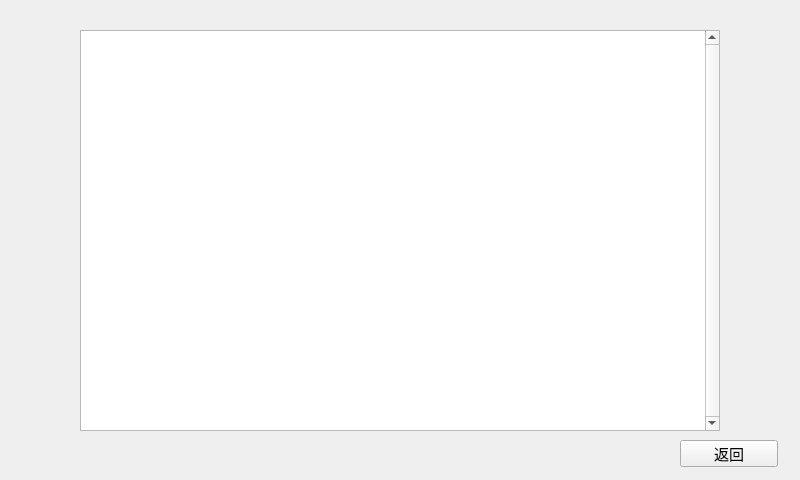
<?xml version="1.0" encoding="UTF-8"?>
<ui version="4.0">
 <class>WeatherWidget</class>
 <widget class="QWidget" name="WeatherWidget">
  <property name="geometry">
   <rect>
    <x>0</x>
    <y>0</y>
    <width>800</width>
    <height>480</height>
   </rect>
  </property>
  <property name="windowTitle">
   <string>Form</string>
  </property>
  <widget class="QStackedWidget" name="stackedWidget">
   <property name="geometry">
    <rect>
     <x>0</x>
     <y>0</y>
     <width>800</width>
     <height>480</height>
    </rect>
   </property>
   <property name="font">
    <font>
     <pointsize>24</pointsize>
    </font>
   </property>
   <property name="styleSheet">
    <string notr="true">#page_2{background-image: url(:/new/prefix1/res/weather-sensor/weather-background.png);}</string>
   </property>
   <property name="currentIndex">
    <number>1</number>
   </property>
   <widget class="QWidget" name="page">
    <property name="styleSheet">
     <string notr="true">#page{background-image:url(:/new/prefix1/res/weather-sensor/weather-background.png);}</string>
    </property>
    <widget class="QPushButton" name="pushButton_Query">
     <property name="geometry">
      <rect>
       <x>360</x>
       <y>350</y>
       <width>100</width>
       <height>100</height>
      </rect>
     </property>
     <property name="font">
      <font>
       <pointsize>11</pointsize>
      </font>
     </property>
     <property name="focusPolicy">
      <enum>Qt::NoFocus</enum>
     </property>
     <property name="styleSheet">
      <string notr="true">border-image: url(:/new/prefix1/res/weather-sensor/query1.png);</string>
     </property>
     <property name="text">
      <string/>
     </property>
    </widget>
    <widget class="QPushButton" name="pushButton_Save">
     <property name="geometry">
      <rect>
       <x>76</x>
       <y>350</y>
       <width>100</width>
       <height>100</height>
      </rect>
     </property>
     <property name="font">
      <font>
       <pointsize>11</pointsize>
      </font>
     </property>
     <property name="focusPolicy">
      <enum>Qt::NoFocus</enum>
     </property>
     <property name="styleSheet">
      <string notr="true">border-image: url(:/new/prefix1/res/weather-sensor/save1.png);</string>
     </property>
     <property name="text">
      <string/>
     </property>
    </widget>
    <widget class="QLabel" name="label">
     <property name="geometry">
      <rect>
       <x>40</x>
       <y>80</y>
       <width>200</width>
       <height>200</height>
      </rect>
     </property>
     <property name="styleSheet">
      <string notr="true"/>
     </property>
     <property name="text">
      <string/>
     </property>
    </widget>
    <widget class="QLabel" name="label_time">
     <property name="geometry">
      <rect>
       <x>20</x>
       <y>20</y>
       <width>561</width>
       <height>51</height>
      </rect>
     </property>
     <property name="styleSheet">
      <string notr="true">font: 24pt &quot;AR PL UKai CN&quot;;
color: rgb(255, 255, 255);</string>
     </property>
     <property name="text">
      <string>未获取当前时间</string>
     </property>
    </widget>
    <widget class="QLabel" name="label_rs">
     <property name="geometry">
      <rect>
       <x>370</x>
       <y>210</y>
       <width>41</width>
       <height>29</height>
      </rect>
     </property>
     <property name="font">
      <font>
       <pointsize>18</pointsize>
      </font>
     </property>
     <property name="styleSheet">
      <string notr="true">color: rgb(255, 255, 255);</string>
     </property>
     <property name="text">
      <string/>
     </property>
     <property name="textFormat">
      <enum>Qt::AutoText</enum>
     </property>
    </widget>
    <widget class="QLabel" name="label_2">
     <property name="geometry">
      <rect>
       <x>430</x>
       <y>120</y>
       <width>72</width>
       <height>76</height>
      </rect>
     </property>
     <property name="font">
      <font>
       <pointsize>48</pointsize>
      </font>
     </property>
     <property name="styleSheet">
      <string notr="true">color: rgb(255, 255, 255);</string>
     </property>
     <property name="text">
      <string>℃</string>
     </property>
    </widget>
    <widget class="QLabel" name="label_4">
     <property name="geometry">
      <rect>
       <x>79</x>
       <y>301</y>
       <width>45</width>
       <height>18</height>
      </rect>
     </property>
     <property name="styleSheet">
      <string notr="true">color: rgb(255, 255, 255);</string>
     </property>
     <property name="text">
      <string>气压:</string>
     </property>
    </widget>
    <widget class="QLabel" name="label_aipr">
     <property name="geometry">
      <rect>
       <x>130</x>
       <y>301</y>
       <width>61</width>
       <height>18</height>
      </rect>
     </property>
     <property name="styleSheet">
      <string notr="true">color: rgb(255, 255, 255);</string>
     </property>
     <property name="text">
      <string>未获取</string>
     </property>
    </widget>
    <widget class="QLabel" name="label_6">
     <property name="geometry">
      <rect>
       <x>204</x>
       <y>301</y>
       <width>45</width>
       <height>18</height>
      </rect>
     </property>
     <property name="styleSheet">
      <string notr="true">color: rgb(255, 255, 255);</string>
     </property>
     <property name="text">
      <string>湿度:</string>
     </property>
    </widget>
    <widget class="QLabel" name="label_hum">
     <property name="geometry">
      <rect>
       <x>255</x>
       <y>301</y>
       <width>61</width>
       <height>18</height>
      </rect>
     </property>
     <property name="styleSheet">
      <string notr="true">color: rgb(255, 255, 255);</string>
     </property>
     <property name="text">
      <string>未获取</string>
     </property>
    </widget>
    <widget class="QLabel" name="label_8">
     <property name="geometry">
      <rect>
       <x>330</x>
       <y>301</y>
       <width>74</width>
       <height>18</height>
      </rect>
     </property>
     <property name="styleSheet">
      <string notr="true">color: rgb(255, 255, 255);</string>
     </property>
     <property name="text">
      <string>空气质量:</string>
     </property>
    </widget>
    <widget class="QLabel" name="label_9">
     <property name="geometry">
      <rect>
       <x>410</x>
       <y>301</y>
       <width>81</width>
       <height>18</height>
      </rect>
     </property>
     <property name="styleSheet">
      <string notr="true">color: rgb(255, 255, 255);</string>
     </property>
     <property name="text">
      <string>严重污染</string>
     </property>
    </widget>
    <widget class="QLabel" name="label_temp">
     <property name="geometry">
      <rect>
       <x>260</x>
       <y>120</y>
       <width>171</width>
       <height>73</height>
      </rect>
     </property>
     <property name="font">
      <font>
       <pointsize>48</pointsize>
      </font>
     </property>
     <property name="styleSheet">
      <string notr="true">color: rgb(255, 255, 255);</string>
     </property>
     <property name="text">
      <string/>
     </property>
    </widget>
    <widget class="QLabel" name="label_savestatus">
     <property name="geometry">
      <rect>
       <x>90</x>
       <y>457</y>
       <width>74</width>
       <height>18</height>
      </rect>
     </property>
     <property name="styleSheet">
      <string notr="true">color: rgb(255, 255, 255);</string>
     </property>
     <property name="text">
      <string/>
     </property>
    </widget>
    <widget class="QPushButton" name="pushButton_Close">
     <property name="geometry">
      <rect>
       <x>690</x>
       <y>440</y>
       <width>98</width>
       <height>27</height>
      </rect>
     </property>
     <property name="font">
      <font>
       <pointsize>11</pointsize>
      </font>
     </property>
     <property name="focusPolicy">
      <enum>Qt::NoFocus</enum>
     </property>
     <property name="styleSheet">
      <string notr="true">border-image: url(:/main/button1.png);</string>
     </property>
     <property name="text">
      <string>关闭</string>
     </property>
    </widget>
    <widget class="QLabel" name="label_12">
     <property name="geometry">
      <rect>
       <x>551</x>
       <y>91</y>
       <width>91</width>
       <height>18</height>
      </rect>
     </property>
     <property name="styleSheet">
      <string notr="true">color: rgb(255, 255, 255);</string>
     </property>
     <property name="text">
      <string>光照强度:</string>
     </property>
    </widget>
    <widget class="QLabel" name="label_13">
     <property name="geometry">
      <rect>
       <x>551</x>
       <y>119</y>
       <width>91</width>
       <height>18</height>
      </rect>
     </property>
     <property name="styleSheet">
      <string notr="true">color: rgb(255, 255, 255);</string>
     </property>
     <property name="text">
      <string>粉尘浓度:</string>
     </property>
    </widget>
    <widget class="QLabel" name="label_14">
     <property name="geometry">
      <rect>
       <x>551</x>
       <y>148</y>
       <width>61</width>
       <height>18</height>
      </rect>
     </property>
     <property name="styleSheet">
      <string notr="true">color: rgb(255, 255, 255);</string>
     </property>
     <property name="text">
      <string>紫 外 线:</string>
     </property>
    </widget>
    <widget class="QLabel" name="label_15">
     <property name="geometry">
      <rect>
       <x>550</x>
       <y>190</y>
       <width>81</width>
       <height>17</height>
      </rect>
     </property>
     <property name="styleSheet">
      <string notr="true">color: rgb(255, 255, 255);</string>
     </property>
     <property name="text">
      <string>温馨提示:</string>
     </property>
    </widget>
    <widget class="QLabel" name="label_ilin">
     <property name="geometry">
      <rect>
       <x>639</x>
       <y>91</y>
       <width>66</width>
       <height>17</height>
      </rect>
     </property>
     <property name="styleSheet">
      <string notr="true">color: rgb(255, 255, 255);</string>
     </property>
     <property name="text">
      <string>未获取</string>
     </property>
    </widget>
    <widget class="QLabel" name="label_dust">
     <property name="geometry">
      <rect>
       <x>639</x>
       <y>119</y>
       <width>66</width>
       <height>17</height>
      </rect>
     </property>
     <property name="styleSheet">
      <string notr="true">color: rgb(255, 255, 255);</string>
     </property>
     <property name="text">
      <string>未获取</string>
     </property>
    </widget>
    <widget class="QLabel" name="label_ulr">
     <property name="geometry">
      <rect>
       <x>639</x>
       <y>148</y>
       <width>66</width>
       <height>17</height>
      </rect>
     </property>
     <property name="styleSheet">
      <string notr="true">color: rgb(255, 255, 255);</string>
     </property>
     <property name="text">
      <string>未获取</string>
     </property>
    </widget>
    <widget class="QLabel" name="label_notice">
     <property name="geometry">
      <rect>
       <x>560</x>
       <y>220</y>
       <width>201</width>
       <height>71</height>
      </rect>
     </property>
     <property name="styleSheet">
      <string notr="true">color: rgb(255, 255, 255);</string>
     </property>
     <property name="text">
      <string/>
     </property>
    </widget>
   </widget>
   <widget class="QWidget" name="page_2">
    <widget class="QTableView" name="tableView">
     <property name="geometry">
      <rect>
       <x>80</x>
       <y>30</y>
       <width>640</width>
       <height>401</height>
      </rect>
     </property>
     <property name="font">
      <font>
       <pointsize>11</pointsize>
      </font>
     </property>
     <property name="verticalScrollBarPolicy">
      <enum>Qt::ScrollBarAlwaysOn</enum>
     </property>
     <property name="horizontalScrollBarPolicy">
      <enum>Qt::ScrollBarAlwaysOff</enum>
     </property>
     <attribute name="verticalHeaderVisible">
      <bool>false</bool>
     </attribute>
    </widget>
    <widget class="QPushButton" name="pushButton_Return">
     <property name="geometry">
      <rect>
       <x>680</x>
       <y>440</y>
       <width>98</width>
       <height>27</height>
      </rect>
     </property>
     <property name="font">
      <font>
       <pointsize>11</pointsize>
      </font>
     </property>
     <property name="focusPolicy">
      <enum>Qt::NoFocus</enum>
     </property>
     <property name="styleSheet">
      <string notr="true">border-image: url(:/main/button1.png);</string>
     </property>
     <property name="text">
      <string>返回</string>
     </property>
    </widget>
   </widget>
  </widget>
 </widget>
 <resources/>
 <connections/>
</ui>
